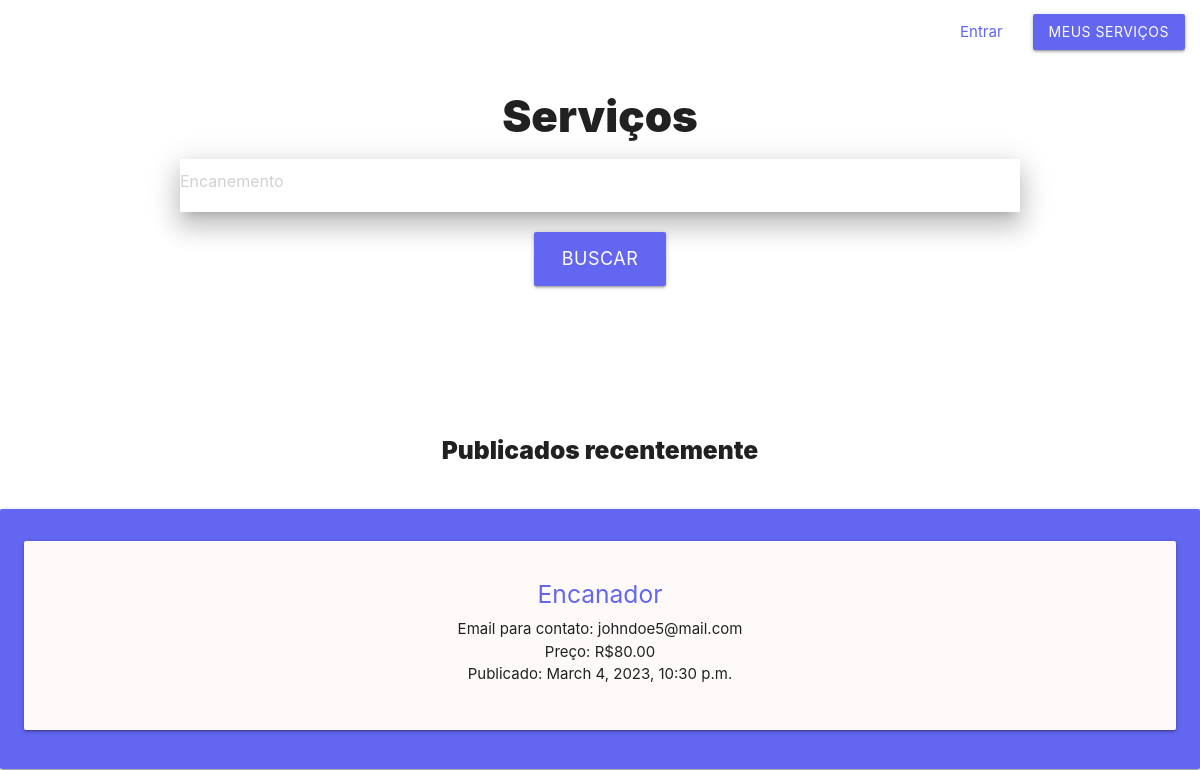
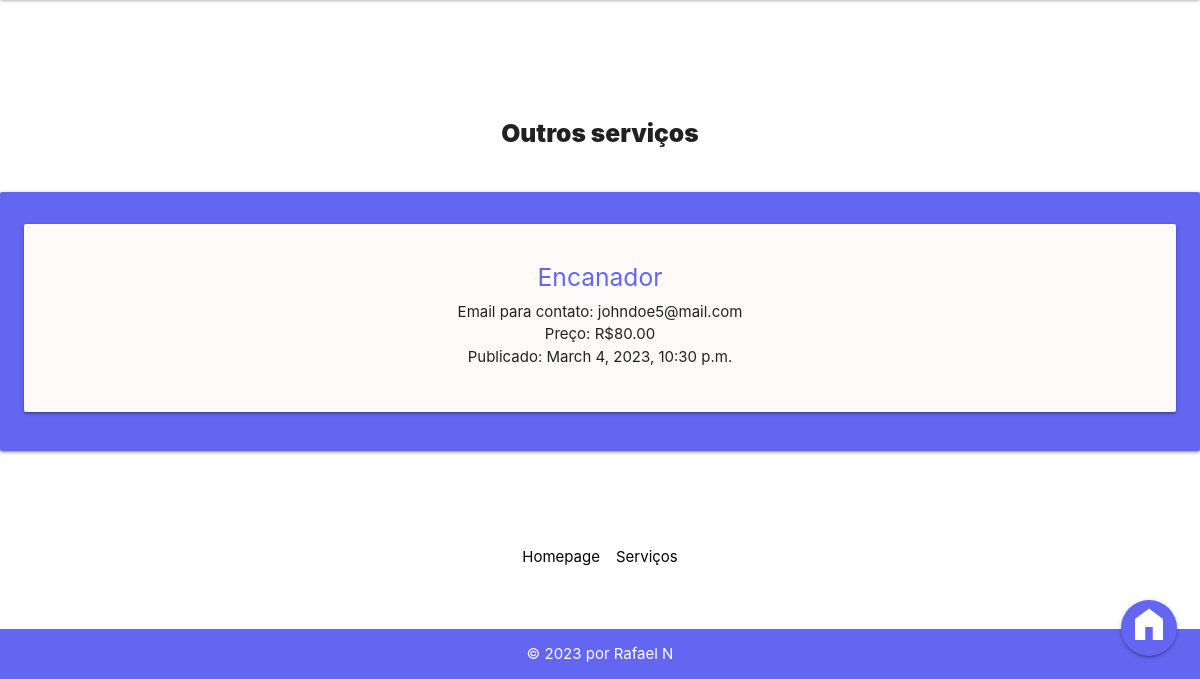
The page /servicosapp/ on the database as committed earlier (2 pictures, top to bottom).
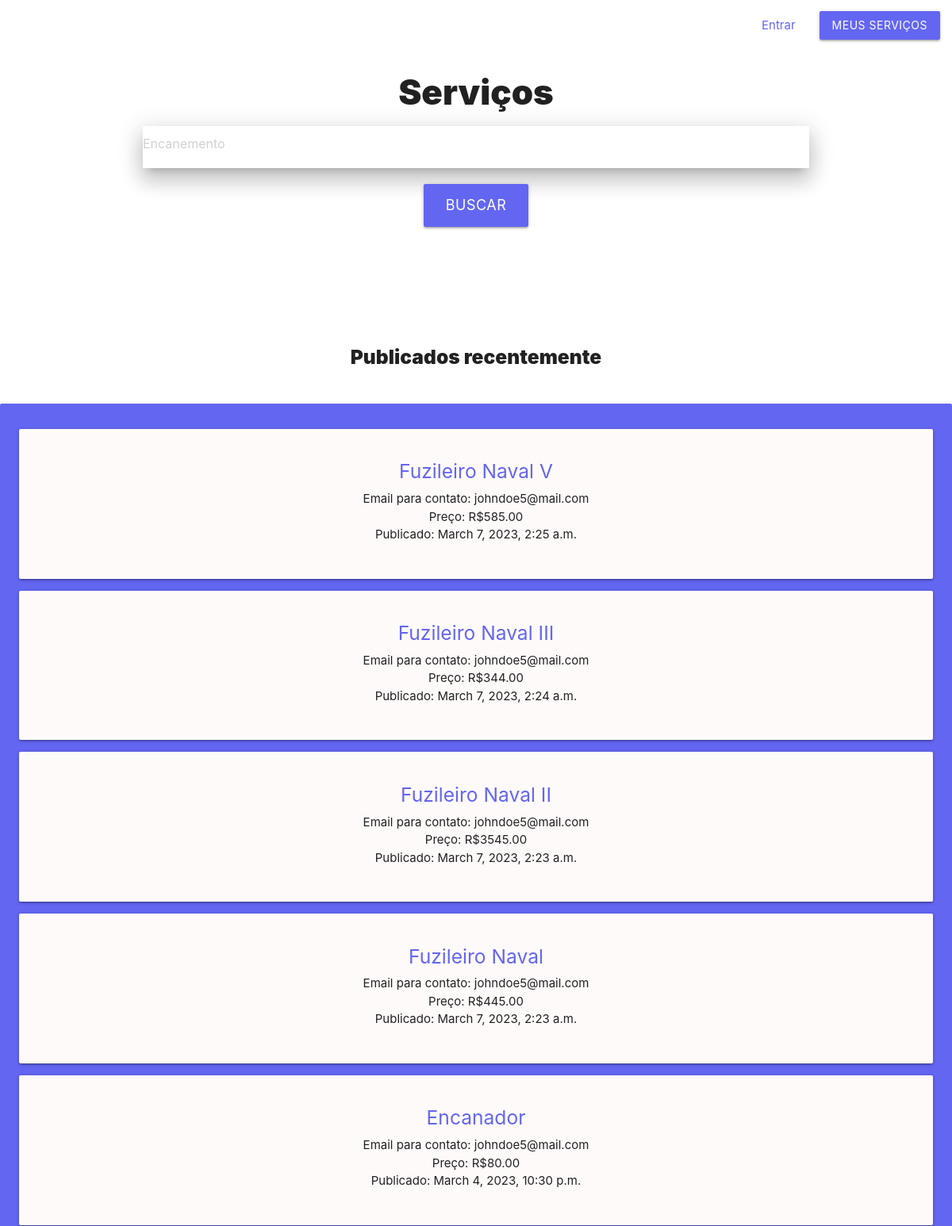
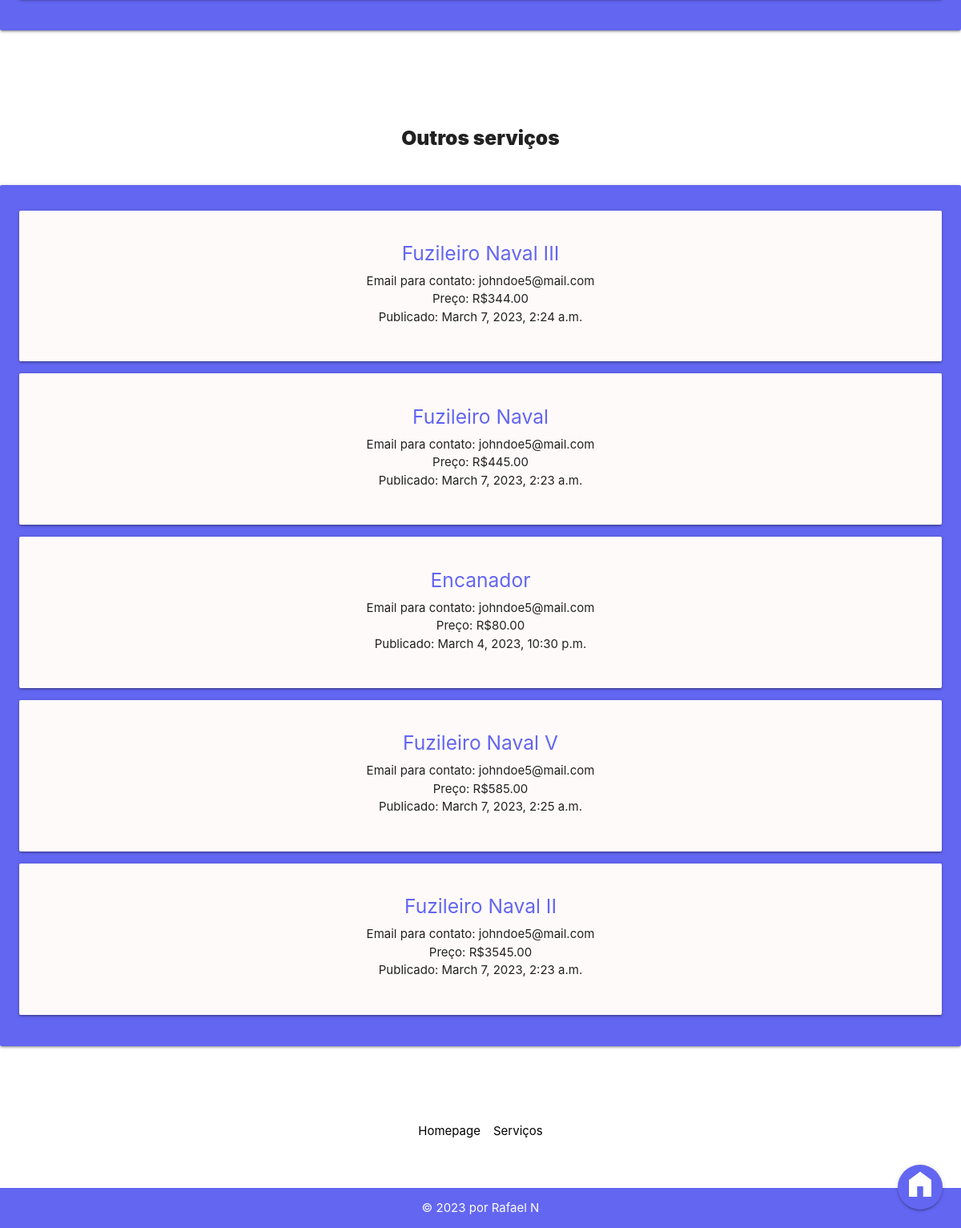
The same page on the database as committed later (2 pictures, top to bottom).
### servicosapp/models.py (models this page shows)
class Servico(models.Model):
    id_servico = models.AutoField(primary_key=True)
    fk_usuario = models.ForeignKey(auth_user, on_delete=models.DO_NOTHING, null=True)
    fk_categoria = models.ForeignKey(Categoria, on_delete=models.CASCADE, null=True)
    fk_municipio = models.ForeignKey(Municipio, on_delete=models.CASCADE, null=True)
    titulo = models.CharField(max_length=150, null=False)
    descricao = models.CharField(max_length=150, default=None)
    email = models.CharField(max_length=150, null=False)
    telefone_1 = models.CharField(max_length=50, null=True)
    telefone_2 = models.CharField(max_length=50, null=True)
    preco = models.IntegerField(default=0, null=True)
    data_pub = models.DateTimeField("Data de publicação", default=django.utils.timezone.now, null=True)
    def __str__(self):
        return self.titulo

### servicosapp/views.py (the view)
# urls.py: path('', views.index, name='index'),
def index(request):
       servicos = Servico.objects.order_by("-data_pub")[:15]
       servicos_aleatorios = Servico.objects.order_by("?")[:15]
       return render(request, 'servicosapp/index.html', {'servicos': servicos, 'servicos_aleatorios': servicos_aleatorios})

### servicosapp/templates/servicosapp/index.html (shortened to what this page needs)
{% extends "base.html" %}
{% block content %}
<h3>Serviços</h3>
{% include "searchbar.html" %}
<br />
<br />
<br />
<br />
<br />
<br />
<h5 style="text-align: center; font-weight: 900;">Publicados recentemente</h5>
<div class="swiper mySwiper card-panel" style="background-color: var(--accent-color);">
    <div class="swiper-wrapper">
        {% for servico in servicos %}
        <div class="swiper-slide card-panel">
            <div class="row">
                <div class="col">
                    <div>
                        <ul>
                            <a href="{% url 'servicosapp:detalhes_servicos' servico.id_servico %}">
                                <h5>{{ servico }}</h5>
                            </a>
                            <li>Email para contato: {{ servico.email }}</li>
                            <li>Preço: R${{ servico.preco }}.00</li>
                            <li>Publicado: {{ servico.data_pub }}</li>
                        </ul>
                    </div>
                </div>
            </div>
        </div>
        {% endfor %}
    </div>
</div>
<br />
<br />
<br />
<br />
<h5 style="text-align: center; font-weight: 900;">Outros serviços</h5>
<div class="swiper mySwiper card-panel" style="background-color: var(--accent-color);">
    <div class="swiper-wrapper">
        {% for servico in servicos_aleatorios %}
        <div class="swiper-slide card-panel">
            <div class="row">
                <div class="col">
                    <div>
                        <ul>
                            <a href="{% url 'servicosapp:detalhes_servicos' servico.id_servico %}">
                                <h5>{{ servico }}</h5>
                            </a>
                            <li>Email para contato: {{ servico.email }}</li>
                            <li>Preço: R${{ servico.preco }}.00</li>
                            <li>Publicado: {{ servico.data_pub }}</li>
                        </ul>
                    </div>
                </div>
            </div>
        </div>
        {% endfor %}
    </div>
</div>
{% endblock content %}

### servicosapp/templates/base.html (shortened to what this page needs)
{% load static %}
<!DOCTYPE html>
<head>
    <link href="
    https://cdn.jsdelivr.net/npm/swiper@9.1.0/swiper-bundle.min.css
    " rel="stylesheet">
    <link rel="stylesheet" href="{% static 'materialize.css' %}">
    <link rel="stylesheet" href="{% static 'servicosapp/stylesheet.css' %}" />
</head>
<body>
    {% include 'navbar.html' %}
    <main>
        {% block content %}{% endblock content %}
        <div class="fixed-action-btn">
            <a style="background-color: var(--accent-color);" class="btn-floating btn-large"
                href="{% url 'servicosapp:index' %}">
                <img src="{% static 'servicosapp/images/homeicon.png' %}" />
            </a>
        </div>
    </main>
    <footer class="page-footer">
        <div class="container">
            <ul>
                <li><a href="{% url 'servicosapp:index' %}">Homepage</a></li>
                <li><a href="{% url 'servicosapp:index_servicos' %}">Serviços</a></li>
            </ul>
        </div>
        <div class="fc footer-copyright">
            <div class="container">
                © 2023 por Rafael N
            </div>
        </div>
    </footer>
</body>

### servicosapp/templates/navbar.html
<nav>
    <div class="nav-wrapper">
        <ul id="nav-mobile" class="right">
            {% if user.is_authenticated %}
            <li style="color: black;">Olá {{ user.username }} </li>
            <li><a href="{% url 'servicosapp:sair' %}">Sair</a></li>
            {% else %}
            <li><a href="{% url 'servicosapp:entrar_form' %}">Entrar</a></li>
            {% endif %}
            <li><a class="login-btn waves-effect waves-light btn"
                    href="{% url 'servicosapp:meus_servicos' %}">Meus serviços</a></li>
        </ul>
    </div>
</nav>

### servicosapp/templates/searchbar.html (shortened to what this page needs)
<form method="get" action="{% url 'servicosapp:buscar' %}">
    <div class="container row z-depth-4">
        <input minlength="4" value="{{ request.get.name }}" name="titulo" placeholder="Encanemento" id="searchbar"
            type="text"></input>
    </div>
    <button id="sbtn" type="submit" class="submit-btn waves-effect waves-light btn-large">Buscar</button>
</form>

### servicosapp/static/servicosapp/stylesheet.css (style rules this page uses)
* { box-sizing: border-box; padding: 0; margin: 0; }
body { background-color: var(--primary-color); }
body button, .login-btn { background-color: var(--accent-color) !important; }
body a { color: var(--accent-color); }
body h3 { font-weight: 900; text-align: center; }
body .submit-btn { display: flex; margin: 0 auto 0 auto; }
body button { font-size: larger !important; }
body nav { background: transparent; box-shadow: none; }
body nav li a { color: var(--accent-color); }
body footer { background: none !important; text-align: center; color: black; }
body footer ul { display: flex; justify-content: center; gap: 2vh; margin-top: 4em; }
body footer ul li a { color: black; }
body footer .fc { margin-top: 4em; background-color: var(--accent-color) !important; color: var(--primary-color) !important; }
body main { min-height: 100vh; }
body main div #searchbar { border: none; }

### servicosapp/templates/servicosapp/index.html (style rules this page uses)
.swiper { margin-top: 3em; }
.swiper-slide { text-align: center; display: flex; justify-content: center; align-items: center; background-color: snow; min-width: fit-content; }

Rows that differ between the two databases and show on the page:
added Servico: titulo "Fuzileiro Naval V", email "johndoe5@mail.com", preco "585", data_pub "March 7, 2023, 2:25 a.m."
added Servico: titulo "Fuzileiro Naval III", email "johndoe5@mail.com", preco "344", data_pub "March 7, 2023, 2:24 a.m."
added Servico: titulo "Fuzileiro Naval II", email "johndoe5@mail.com", preco "3545", data_pub "March 7, 2023, 2:23 a.m."
added Servico: titulo "Fuzileiro Naval", email "johndoe5@mail.com", preco "445", data_pub "March 7, 2023, 2:23 a.m."
